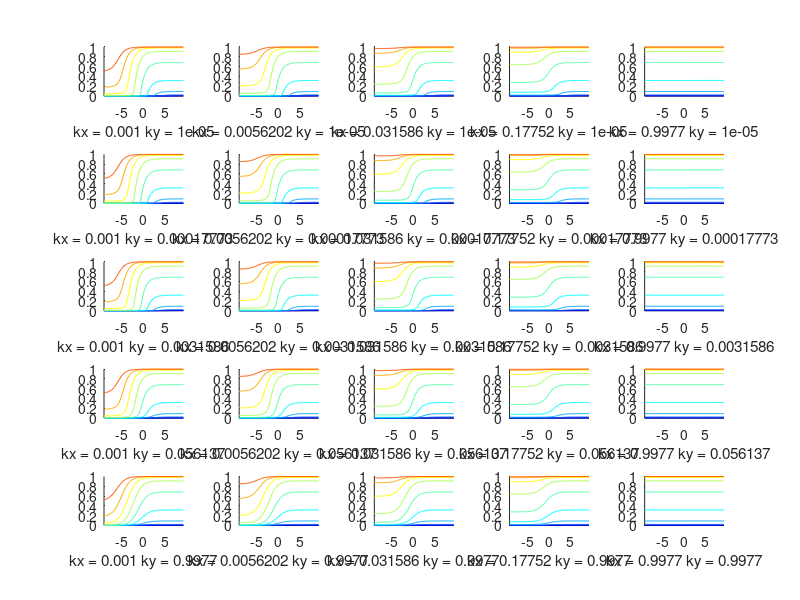
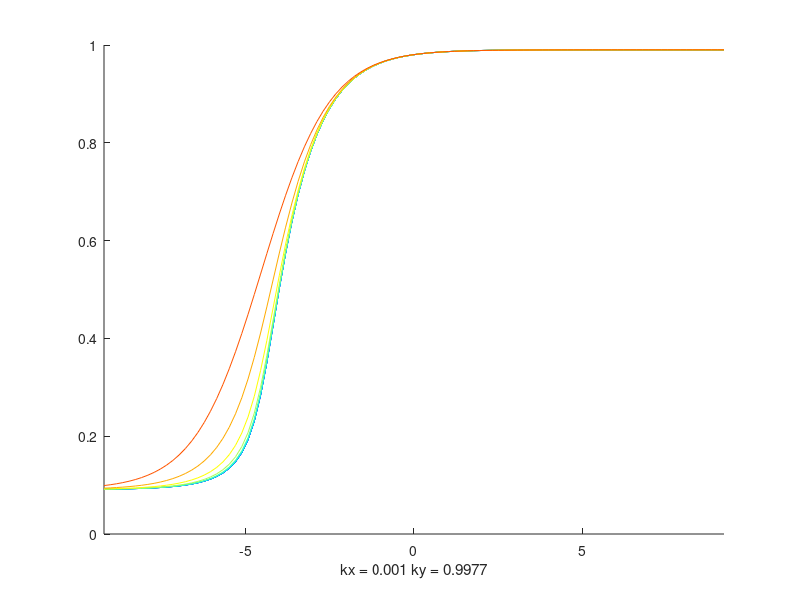

These figures' MATLAB source, in order:

y0 = logspace(-4,4,100);
            
cnt = 1;
for ky = logspace(-5,-0.001,5);
    for kx = logspace(-3,-0.001,5);
        nx = 10;
        cc = jet(nx);
        ind = 1;
        subplot(5,5,cnt);
        hold on
        for x0 = logspace(-3,3,nx)
            U = 1 + x0;
            V = 1 + x0*kx - y0*(x0+ky);
            W = y0*(ky+x0*kx);
            y = (1/2/U)*(-V+sqrt(V.^2+4*U*W));
            r = (y-y0*ky)./(y0*(1-ky));
            plot(log(y0),r,'color',cc(ind,:));
            xlabel(['kx = ' num2str(kx) ' ky = ' num2str(ky)]);
            xlim([min(log(y0)) max(log(y0))]);
            ylim([0 1]);
            ind = ind+1;
        end
        cnt = cnt+1;
    end
end

figure; hold on
y0 = logspace(-4,4,100);
kx = 10^-3;
x0 = 10^2;
cc = jet(nx);
ind = 1;
for ky = logspace(-5,-0.001,nx);

    U = 1 + x0;
    V = 1 + x0*kx - y0*(x0+ky);
    W = y0*(ky+x0*kx);
    y = (1/2/U)*(-V+sqrt(V.^2+4*U*W));
    r = (y-y0*ky)./(y0*(1-ky));
    plot(log(y0),r,'color',cc(ind,:));
    xlabel(['kx = ' num2str(kx) ' ky = ' num2str(ky)]);
    xlim([min(log(y0)) max(log(y0))]);
    ylim([0 1]);
    ind = ind+1;
end




